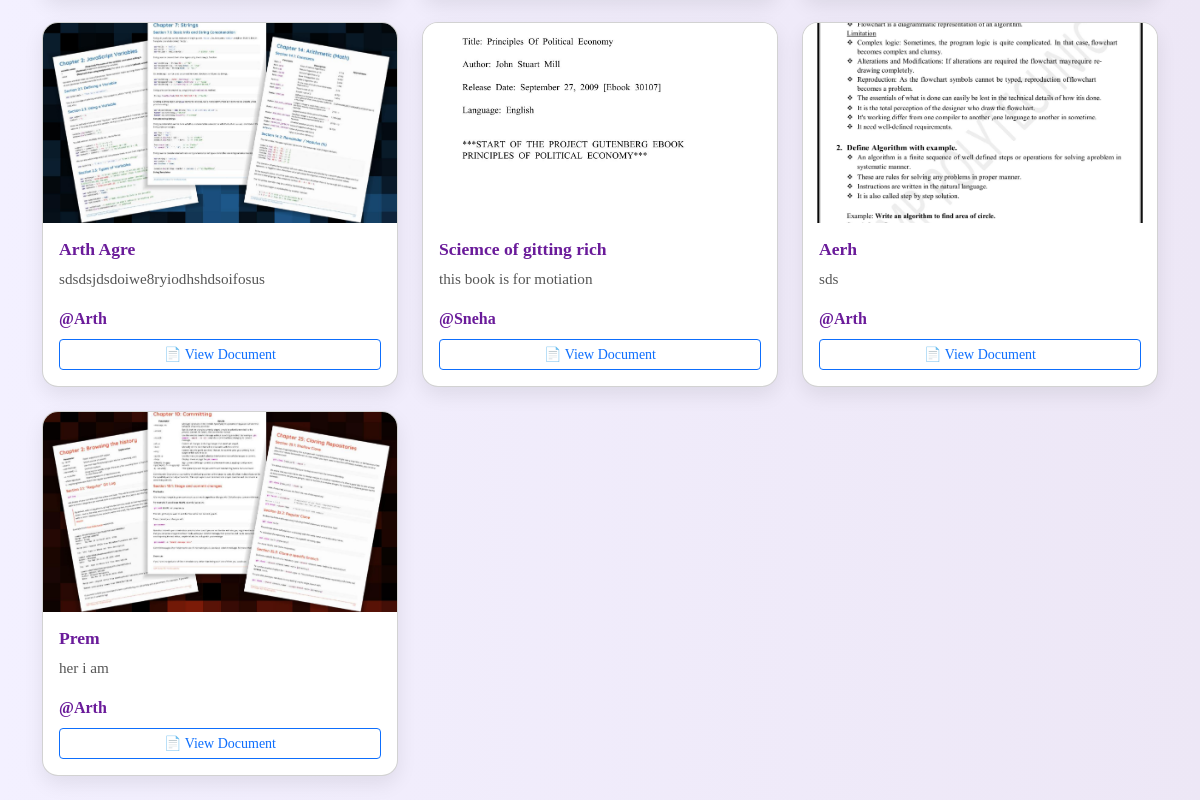
/explore_docs/ (signed in, lower part), run on an earlier commit of the app's database.
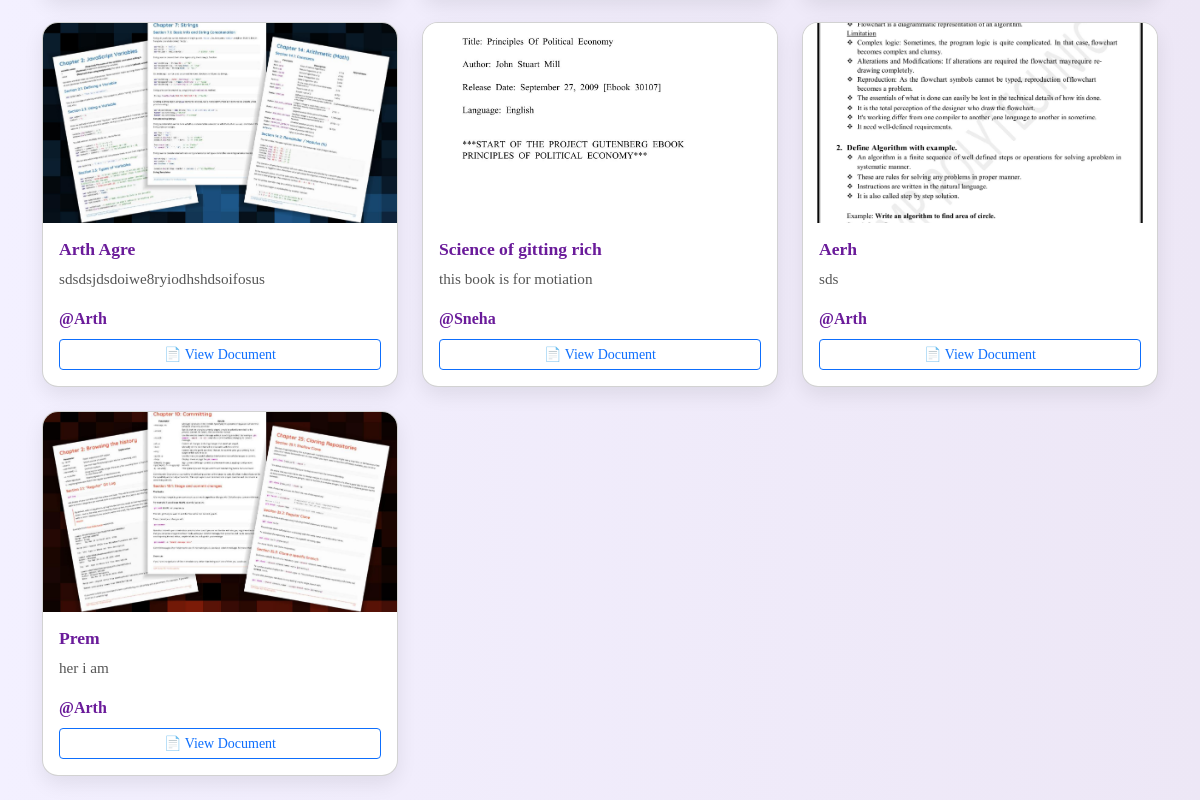
And on a later commit of the database.
### apps/dashboard/models.py (models this page shows)
class Document(models.Model):
    user = models.ForeignKey(User, on_delete=models.CASCADE)
    file = models.FileField(upload_to='documents/')
    title = models.CharField(max_length=100)
    description = models.TextField(blank=True)
    file = models.FileField(upload_to='documents/')
    thumbnail = models.ImageField(upload_to='thumbnails/', blank=True, null=True)
    uploaded_at = models.DateTimeField(auto_now_add=True)

class User(models.Model):
    email = models.EmailField(unique=True)
    name = models.CharField(max_length=100, default="User", null=True, blank=True)
    mobile = models.CharField(max_length=14, unique=True)
    password = models.CharField(max_length=255)
    otp = models.IntegerField(null=True, blank=True)
    is_active = models.BooleanField(default=False)
    followers = models.ManyToManyField('self', symmetrical=False, related_name='following', blank=True)
    bio = models.TextField(blank=True, null=True)
    profile_image = models.ImageField(upload_to='profile_images/',blank=True, null=True)
    from django.db import models

### apps/dashboard/views.py (the view)
# urls.py: path('explore_docs/', views.explore_docs, name='explore_docs'),
@login_required
def explore_docs(request):
    user_id = request.session.get('user_id')
    current_user = User.objects.get(id=user_id)
    users = list(User.objects.exclude(id=user_id))
    documents = list(Document.objects.all())
    random.shuffle(users)
    random.shuffle(documents)
    return render(request, 'dashboard/explore_docs.html', {
        'users': users,
        'documents': documents,
        'current_user': current_user
    })

### apps/dashboard/context_processors.py (called while the page is built)
def current_user(request):
    user_id = request.session.get('user_id')
    if user_id:
        try:
            user = User.objects.get(id=user_id)
            return {'user': user}
        except User.DoesNotExist:
            return {}
    return {}

### apps/dashboard/views.py (called while the page is built)
def login_required(view_func):
    @wraps(view_func)
    def wrapper(request, *args, **kwargs):
        if 'user_id' not in request.session:
            return redirect('sign_in')
        return view_func(request, *args, **kwargs)
    return wrapper

### apps/dashboard/templates/dashboard/explore_docs.html (shortened to what this page needs)
{% extends 'dashboard/base.html' %}
{% load static %}
{% block body %}
<div class="container mt-5">
  <div class="row">
    {% for doc in documents %}
    <div class="col-md-4 mb-4 d-flex">
      <div class="card doc-card w-100">
        <img src="{% if doc.thumbnail %}{{ doc.thumbnail.url }}{% else %}{% static 'dashboard/images/default-thumbnail.png' %}{% endif %}"
             class="card-img-top doc-trigger"
             data-id="{{ doc.id }}"
             data-file="{{ doc.file.url }}"
             data-title="{{ doc.title|escapejs }}"
             data-description="{{ doc.description|escapejs }}"
             data-user="{{ doc.user.name|escapejs }}"
             data-comments='[{% for c in doc.comments.all %}{"user": "{{ c.user.name|escapejs }}", "text": "{{ c.text|escapejs }}"}{% if not forloop.last %},{% endif %}{% endfor %}]'>
        <div class="card-body d-flex flex-column">
          <h5 class="card-title text-purple">{{ doc.title }}</h5>
          <p class="card-text">{{ doc.description|default:"No description." }}</p>
          <a href="{% url 'public_profile' doc.user.id %}" class="text-decoration-none fw-semibold text-purple mb-2 d-block">
            @{{ doc.user.name }}
          </a>
          <a href="{{ doc.file.url }}" target="_blank" class="btn btn-sm btn-outline-primary mt-auto w-100">
            📄 View Document
          </a>
        </div>
      </div>
    </div>
    {% endfor %}
  </div>
</div>
{% endblock %}

What changed in the data, as far as the page shows it:
changed Document "this book is for motiation": title "Sciemce of gitting rich" → "Science of gitting rich"
